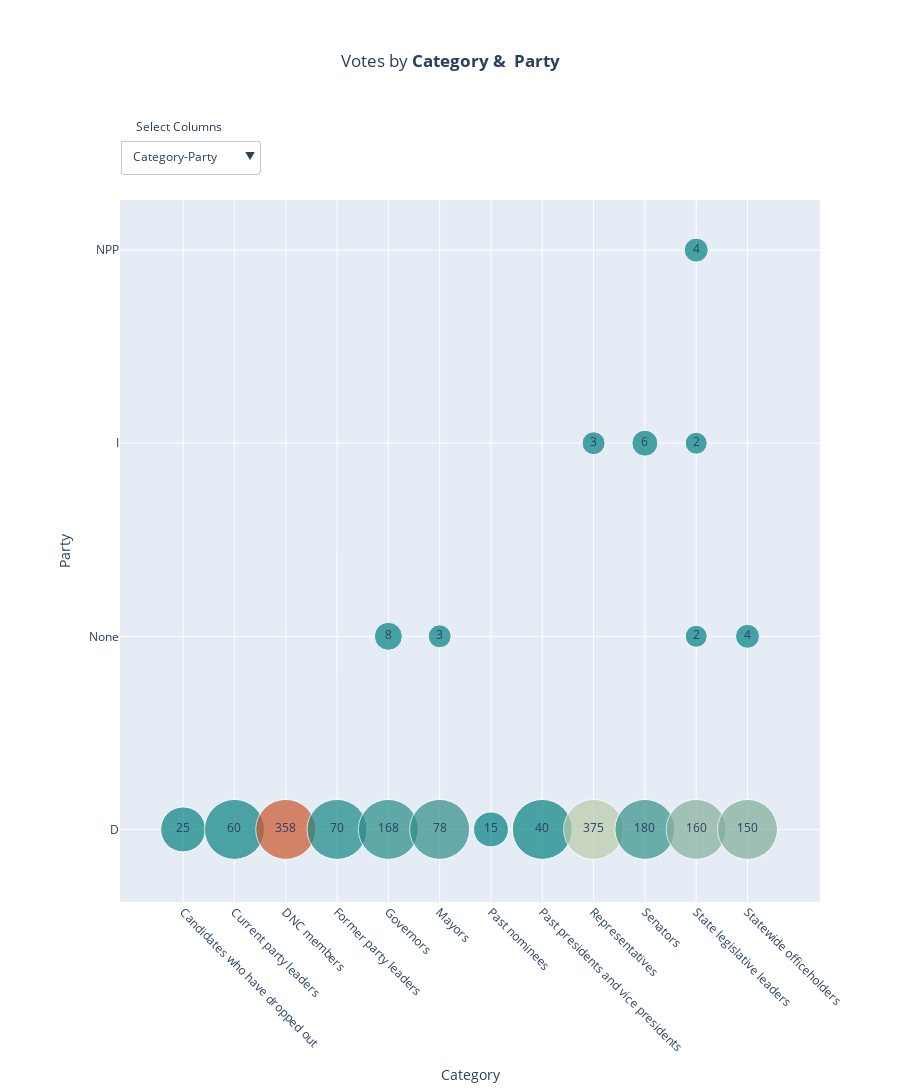

Here is the notebook cell this chart was saved with:
### Code cell
l=len(col_pairs)
buttons=[]

fig = go.Figure()

for j, (c1,c2) in enumerate(col_pairs):
    
    col_pair = c1.capitalize() + '-' + c2.capitalize()
    visible = [False]*l
    visible[j] = True

    tmp = d[col_pair]
    
    fig.add_trace( 
        go.Scatter(
            x=tmp[c1],
            y=tmp[c2],
            mode='markers+text',
            marker=dict(
                size=np.where(tmp[f'pt_by_{col_pair}']<50, tmp[f'pt_by_{col_pair}']+20, 60),
                color=tmp[f'votes_by_{col_pair}'],
                colorscale='geyser',
                showscale=False,
                opacity = 0.7),
            text=tmp[f'pt_by_{col_pair}'],
            visible=True if j==0 else False,
            textposition='middle center'))

    buttons.append(
        dict(label=col_pair,
             method='update',
             args=[{'visible': visible},
                   {'title': {'text': f'Votes by <b>{c1.capitalize()}<b> &  <b>{c2.capitalize()}<b>',
                              'y':0.95, 'x':0.5, 'xanchor': 'center', 'yanchor': 'top'},
                   'xaxis': {'title': c1.capitalize(), 'tickangle': 45},
                   'yaxis': {'title': c2.capitalize()}
                   }]
            )
        )
  

    
fig.update_layout(
      margin=dict(l=120, t=200),
      height=1150,
      showlegend=False,
      title = {'text': f'Votes by <b>{col_pairs[0][0].capitalize()}<b> &  <b>{col_pairs[0][1].capitalize()}<b>',
                              'y':0.95, 'x':0.5, 'xanchor': 'center', 'yanchor': 'top'},
      xaxis={'title': col_pairs[0][0].capitalize(), 'tickangle':45},
      yaxis={'title': col_pairs[0][1].capitalize()},
      updatemenus = [
          go.layout.Updatemenu(
             active=0,
             buttons=buttons,
             direction="down",
             pad={"r": 10, "t": 10},
             #showactive=True,
             x=0,
             xanchor="left",
             y=1.1,
             yanchor="top"
         )
     ],
    annotations=[
        go.layout.Annotation(text="Select Columns", x=0.02, xref="paper", y=1.12, yref="paper",
                             align="left", showarrow=False),
    ])
    

fig.show()

### Figure 1 — Plotly figure (JSON) as saved in the notebook; plotly's stock layout.template omitted (floating-point values rounded to 4 significant figures; data arrays with more than 128 entries replaced by an {"elided": "..."} marker saying what was removed)
{"data": [{"marker": {"color": [5, 6, 358, 14, 21, 1, 26, 1, 3, 4, 125, 1, 30, 1, 80, 1, 2, 1, 75, 2], "colorscale": [[0.0, "rgb(0, 128, 128)"], [0.1667, "rgb(112, 164, 148)"], [0.3333, "rgb(180, 200, 168)"], [0.5, "rgb(246, 237, 189)"], [0.6667, "rgb(237, 187, 138)"], [0.8333, "rgb(222, 138, 90)"], [1.0, "rgb(202, 86, 44)"]], "opacity": 0.7, "showscale": false, "size": [45, 60, 60, 60, 60, 28, 60, 23, 35, 60, 60, 23, 60, 26, 60, 22, 24, 22, 60, 24]}, "mode": "markers+text", "text": [25.0, 60.0, 358.0, 70.0, 168.0, 8.0, 78.0, 3.0, 15.0, 40.0, 375.0, 3.0, 180.0, 6.0, 160.0, 2.0, 4.0, 2.0, 150.0, 4.0], "textposition": "middle center", "type": "scatter", "visible": true, "x": ["Candidates who have dropped out", "Current party leaders", "DNC members", "Former party leaders", "Governors", "Governors", "Mayors", "Mayors", "Past nominees", "Past presidents and vice presidents", "Representatives", "Representatives", "Senators", "Senators", "State legislative leaders", "State legislative leaders", "State legislative leaders", "State legislative leaders", "Statewide officeholders", "Statewide officeholders"], "y": ["D", "D", "D", "D", "D", "None", "D", "None", "D", "D", "D", "I", "D", "I", "D", "I", "NPP", "None", "D", "None"]}, {"marker": {"color": [5, 1, 1, 1, 1, 1, 1, 358, 10, 1, 1, 2, 22, 27, 1, 2, 3, 1, 3, 123, 31, 1, 1, 1, 1, 1, 2, 44, 10, 5, 17, 1, 16, 1, 1, 1, 1, 2, 1, 1, 18, 1, 10, 1, 6, 3, 1, 9, 1, 3], "colorscale": [[0.0, "rgb(0, 128, 128)"], [0.1667, "rgb(112, 164, 148)"], [0.3333, "rgb(180, 200, 168)"], [0.5, "rgb(246, 237, 189)"], [0.6667, "rgb(237, 187, 138)"], [0.8333, "rgb(222, 138, 90)"], [1.0, "rgb(202, 86, 44)"]], "opacity": 0.7, "showscale": false, "size": [45, 30, 30, 30, 30, 30, 30, 60, 60, 25, 25, 30, 60, 60, 25, 30, 50, 30, 29, 60, 60, 22, 22, 22, 22, 22, 24, 60, 40, 30, 54, 22, 52, 22, 22, 22, 22, 24, 22, 22, 56, 22, 40, 22, 32, 26, 22, 38, 22, 26]}, "mode": "markers+text", "text": [25.0, 10.0, 10.0, 10.0, 10.0, 10.0, 10.0, 358.0, 50.0, 5.0, 5.0, 10.0, 176.0, 81.0, 5.0, 10.0, 30.0, 10.0, 9.0, 369.0, 186.0, 2.0, 2.0, 2.0, 2.0, 2.0, 4.0, 88.0, 20.0, 10.0, 34.0, 2.0, 32.0, 2.0, 2.0, 2.0, 2.0, 4.0, 2.0, 2.0, 36.0, 2.0, 20.0, 2.0, 12.0, 6.0, 2.0, 18.0, 2.0, 6.0], "textposition": "middle center", "type": "scatter", "visible": false, "x": ["Candidates who have dropped out", "Current party leaders", "Current party leaders", "Current party leaders", "Current party leaders", "Current party leaders", "Current party leaders", "DNC members", "Former party leaders", "Former party leaders", "Former party leaders", "Former party leaders", "Governors", "Mayors", "Past nominees", "Past nominees", "Past presidents and vice presidents", "Past presidents and vice presidents", "Representatives", "Representatives", "Senators", "State legislative leaders", "State legislative leaders", "State legislative leaders", "State legislative leaders", "State legislative leaders", "State legislative leaders", "State legislative leaders", "State legislative leaders", "State legislative leaders", "State legislative leaders", "State legislative leaders", "Statewide officeholders", "Statewide officeholders", "Statewide officeholders", "Statewide officeholders", "Statewide officeholders", "Statewide officeholders", "Statewide officeholders", "Statewide officeholders", "Statewide officeholders", "Statewide officeholders", "Statewide officeholders", "Statewide officeholders", "Statewide officeholders", "Statewide officeholders", "Statewide officeholders", "Statewide officeholders", "Statewide officeholders", "Statewide officeholders"], "y": ["Former 2020 candidate", "DNC chair", "U.S. House Democratic whip", "U.S. House majority leader", "U.S. House speaker", "U.S. Senate Democratic whip", "U.S. Senate minority leader", "DNC member", "former DNC chair", "former U.S. House Democratic whip", "former U.S. House majority leader", "former U.S. Senate majority leader", "governor", "mayor", "past presidential nominee", "past vice-presidential nominee", "past president", "past vice president", "delegate", "representative", "senator", "Democratic caucus chairman", "Executive Board chairman", "Executive Board member", "chairman", "majority leader", "minority floor leader", "minority leader", "president", "president pro tem", "speaker", "speaker pro tem", "attorney general", "auditor general", "auditor of accounts", "commissioner of agriculture and consumer services", "commissioner of insurance", "commissioner of public lands", "general treasurer", "insurance commissioner", "lieutenant governor", "public auditor", "secretary of state", "secretary of the commonwealth", "state auditor", "state comptroller", "state controller", "state treasurer", "state treasurer and receiver-general", "superintendent of public instruction"]}, {"marker": {"color": {"elided": "268 int values"}, "colorscale": [[0.0, "rgb(0, 128, 128)"], [0.1667, "rgb(112, 164, 148)"], [0.3333, "rgb(180, 200, 168)"], [0.5, "rgb(246, 237, 189)"], [0.6667, "rgb(237, 187, 138)"], [0.8333, "rgb(222, 138, 90)"], [1.0, "rgb(202, 86, 44)"]], "opacity": 0.7, "showscale": false, "size": {"elided": "268 int values"}}, "mode": "markers+text", "text": {"elided": "268 float values"}, "textposition": "middle center", "type": "scatter", "visible": false, "x": {"elided": "268 str values"}, "y": {"elided": "268 str values"}}, {"marker": {"color": [1, 358, 1, 1, 1, 5, 1, 1, 1, 1, 1, 14, 1, 1, 1, 1, 1, 2, 3, 10, 1, 1, 2, 1, 21, 1, 18, 1, 26, 2, 44, 3, 1, 1, 2, 8, 5, 1, 122, 10, 1, 30, 15, 1, 6, 3, 1, 9, 1, 3, 1, 1, 1, 1, 1, 2, 1, 1, 1], "colorscale": [[0.0, "rgb(0, 128, 128)"], [0.1667, "rgb(112, 164, 148)"], [0.3333, "rgb(180, 200, 168)"], [0.5, "rgb(246, 237, 189)"], [0.6667, "rgb(237, 187, 138)"], [0.8333, "rgb(222, 138, 90)"], [1.0, "rgb(202, 86, 44)"]], "opacity": 0.7, "showscale": false, "size": [30, 60, 22, 22, 22, 45, 30, 30, 30, 30, 30, 48, 22, 22, 22, 22, 22, 24, 29, 60, 25, 25, 30, 22, 60, 22, 56, 22, 60, 24, 60, 50, 25, 30, 30, 36, 30, 22, 60, 40, 22, 60, 50, 22, 32, 26, 22, 38, 22, 26, 23, 26, 22, 22, 22, 24, 28, 23, 22]}, "mode": "markers+text", "text": [10.0, 358.0, 2.0, 2.0, 2.0, 25.0, 10.0, 10.0, 10.0, 10.0, 10.0, 28.0, 2.0, 2.0, 2.0, 2.0, 2.0, 4.0, 9.0, 50.0, 5.0, 5.0, 10.0, 2.0, 168.0, 2.0, 36.0, 2.0, 78.0, 4.0, 88.0, 30.0, 5.0, 10.0, 10.0, 16.0, 10.0, 2.0, 366.0, 20.0, 2.0, 180.0, 30.0, 2.0, 12.0, 6.0, 2.0, 18.0, 2.0, 6.0, 3.0, 6.0, 2.0, 2.0, 2.0, 4.0, 8.0, 3.0, 2.0], "textposition": "middle center", "type": "scatter", "visible": false, "x": ["D", "D", "D", "D", "D", "D", "D", "D", "D", "D", "D", "D", "D", "D", "D", "D", "D", "D", "D", "D", "D", "D", "D", "D", "D", "D", "D", "D", "D", "D", "D", "D", "D", "D", "D", "D", "D", "D", "D", "D", "D", "D", "D", "D", "D", "D", "D", "D", "D", "D", "I", "I", "I", "NPP", "NPP", "None", "None", "None", "None"], "y": ["DNC chair", "DNC member", "Democratic caucus chairman", "Executive Board chairman", "Executive Board member", "Former 2020 candidate", "U.S. House Democratic whip", "U.S. House majority leader", "U.S. House speaker", "U.S. Senate Democratic whip", "U.S. Senate minority leader", "attorney general", "auditor general", "auditor of accounts", "chairman", "commissioner of agriculture and consumer services", "commissioner of insurance", "commissioner of public lands", "delegate", "former DNC chair", "former U.S. House Democratic whip", "former U.S. House majority leader", "former U.S. Senate majority leader", "general treasurer", "governor", "insurance commissioner", "lieutenant governor", "majority leader", "mayor", "minority floor leader", "minority leader", "past president", "past presidential nominee", "past vice president", "past vice-presidential nominee", "president", "president pro tem", "public auditor", "representative", "secretary of state", "secretary of the commonwealth", "senator", "speaker", "speaker pro tem", "state auditor", "state comptroller", "state controller", "state treasurer", "state treasurer and receiver-general", "superintendent of public instruction", "representative", "senator", "speaker", "president", "speaker", "attorney general", "governor", "mayor", "president"]}, {"marker": {"color": [5, 8, 6, 6, 17, 56, 12, 15, 8, 25, 12, 27, 14, 9, 11, 5, 7, 29, 9, 10, 10, 8, 15, 23, 7, 20, 8, 12, 4, 6, 8, 17, 4, 6, 5, 3, 19, 15, 41, 17, 7, 15, 23, 6, 13, 10, 6, 10, 21, 6, 24, 7, 6, 22, 18, 8, 6, 1, 1, 1, 2, 1, 1, 1, 1, 1], "colorscale": [[0.0, "rgb(0, 128, 128)"], [0.1667, "rgb(112, 164, 148)"], [0.3333, "rgb(180, 200, 168)"], [0.5, "rgb(246, 237, 189)"], [0.6667, "rgb(237, 187, 138)"], [0.8333, "rgb(222, 138, 90)"], [1.0, "rgb(202, 86, 44)"]], "opacity": 0.7, "showscale": false, "size": [26, 30, 27, 34, 56, 60, 51, 61, 28, 52, 42, 60, 52, 41, 55, 27, 29, 60, 35, 44, 42, 39, 49, 60, 39, 60, 29, 43, 26, 29, 38, 59, 25, 28, 38, 28, 60, 67, 60, 56, 31, 63, 66, 26, 58, 47, 28, 46, 59, 28, 60, 36, 32, 60, 63, 36, 28, 22, 26, 23, 24, 22, 22, 22, 23, 28]}, "mode": "markers+text", "text": [6.0, 10.0, 7.0, 14.0, 36.0, 134.0, 31.0, 41.0, 8.0, 32.0, 22.0, 53.0, 32.0, 21.0, 35.0, 7.0, 9.0, 85.0, 15.0, 24.0, 22.0, 19.0, 29.0, 69.0, 19.0, 50.0, 9.0, 23.0, 6.0, 9.0, 18.0, 39.0, 5.0, 8.0, 18.0, 8.0, 54.0, 47.0, 111.0, 36.0, 11.0, 43.0, 46.0, 6.0, 38.0, 27.0, 8.0, 26.0, 39.0, 8.0, 57.0, 16.0, 12.0, 54.0, 43.0, 16.0, 8.0, 2.0, 6.0, 3.0, 4.0, 2.0, 2.0, 2.0, 3.0, 8.0], "textposition": "middle center", "type": "scatter", "visible": false, "x": ["D", "D", "D", "D", "D", "D", "D", "D", "D", "D", "D", "D", "D", "D", "D", "D", "D", "D", "D", "D", "D", "D", "D", "D", "D", "D", "D", "D", "D", "D", "D", "D", "D", "D", "D", "D", "D", "D", "D", "D", "D", "D", "D", "D", "D", "D", "D", "D", "D", "D", "D", "D", "D", "D", "D", "D", "D", "I", "I", "I", "NPP", "None", "None", "None", "None", "None"], "y": ["AK", "AL", "AR", "AS", "AZ", "CA", "CO", "CT", "DA", "DC", "DE", "FL", "GA", "GU", "HI", "IA", "ID", "IL", "IN", "KS", "KY", "LA", "MA", "MD", "ME", "MI", "MN", "MO", "MP", "MS", "MT", "NC", "ND", "NE", "NH", "NJ", "NM", "NV", "NY", "OH", "OK", "OR", "PA", "PR", "RI", "SC", "SD", "TN", "TX", "UT", "VA", "VI", "VT", "WA", "WI", "WV", "WY", "AK", "ME", "MI", "PR", "AS", "GU", "MP", "NV", "PR"]}, {"marker": {"color": {"elided": "327 int values"}, "colorscale": [[0.0, "rgb(0, 128, 128)"], [0.1667, "rgb(112, 164, 148)"], [0.3333, "rgb(180, 200, 168)"], [0.5, "rgb(246, 237, 189)"], [0.6667, "rgb(237, 187, 138)"], [0.8333, "rgb(222, 138, 90)"], [1.0, "rgb(202, 86, 44)"]], "opacity": 0.7, "showscale": false, "size": {"elided": "327 int values"}}, "mode": "markers+text", "text": {"elided": "327 float values"}, "textposition": "middle center", "type": "scatter", "visible": false, "x": {"elided": "327 str values"}, "y": {"elided": "327 str values"}}], "layout": {"annotations": [{"align": "left", "showarrow": false, "text": "Select Columns", "x": 0.02, "xref": "paper", "y": 1.12, "yref": "paper"}], "height": 1150, "margin": {"l": 120, "t": 200}, "showlegend": false, "title": {"text": "Votes by <b>Category<b> &  <b>Party<b>", "x": 0.5, "xanchor": "center", "y": 0.95, "yanchor": "top"}, "updatemenus": [{"active": 0, "buttons": [{"args": [{"visible": [true, false, false, false, false, false]}, {"title": {"text": "Votes by <b>Category<b> &  <b>Party<b>", "x": 0.5, "xanchor": "center", "y": 0.95, "yanchor": "top"}, "xaxis": {"tickangle": 45, "title": "Category"}, "yaxis": {"title": "Party"}}], "label": "Category-Party", "method": "update"}, {"args": [{"visible": [false, true, false, false, false, false]}, {"title": {"text": "Votes by <b>Category<b> &  <b>Position<b>", "x": 0.5, "xanchor": "center", "y": 0.95, "yanchor": "top"}, "xaxis": {"tickangle": 45, "title": "Category"}, "yaxis": {"title": "Position"}}], "label": "Category-Position", "method": "update"}, {"args": [{"visible": [false, false, true, false, false, false]}, {"title": {"text": "Votes by <b>Category<b> &  <b>State<b>", "x": 0.5, "xanchor": "center", "y": 0.95, "yanchor": "top"}, "xaxis": {"tickangle": 45, "title": "Category"}, "yaxis": {"title": "State"}}], "label": "Category-State", "method": "update"}, {"args": [{"visible": [false, false, false, true, false, false]}, {"title": {"text": "Votes by <b>Party<b> &  <b>Position<b>", "x": 0.5, "xanchor": "center", "y": 0.95, "yanchor": "top"}, "xaxis": {"tickangle": 45, "title": "Party"}, "yaxis": {"title": "Position"}}], "label": "Party-Position", "method": "update"}, {"args": [{"visible": [false, false, false, false, true, false]}, {"title": {"text": "Votes by <b>Party<b> &  <b>State<b>", "x": 0.5, "xanchor": "center", "y": 0.95, "yanchor": "top"}, "xaxis": {"tickangle": 45, "title": "Party"}, "yaxis": {"title": "State"}}], "label": "Party-State", "method": "update"}, {"args": [{"visible": [false, false, false, false, false, true]}, {"title": {"text": "Votes by <b>Position<b> &  <b>State<b>", "x": 0.5, "xanchor": "center", "y": 0.95, "yanchor": "top"}, "xaxis": {"tickangle": 45, "title": "Position"}, "yaxis": {"title": "State"}}], "label": "Position-State", "method": "update"}], "direction": "down", "pad": {"r": 10, "t": 10}, "x": 0, "xanchor": "left", "y": 1.1, "yanchor": "top"}], "xaxis": {"tickangle": 45, "title": {"text": "Category"}}, "yaxis": {"title": {"text": "Party"}}}}
